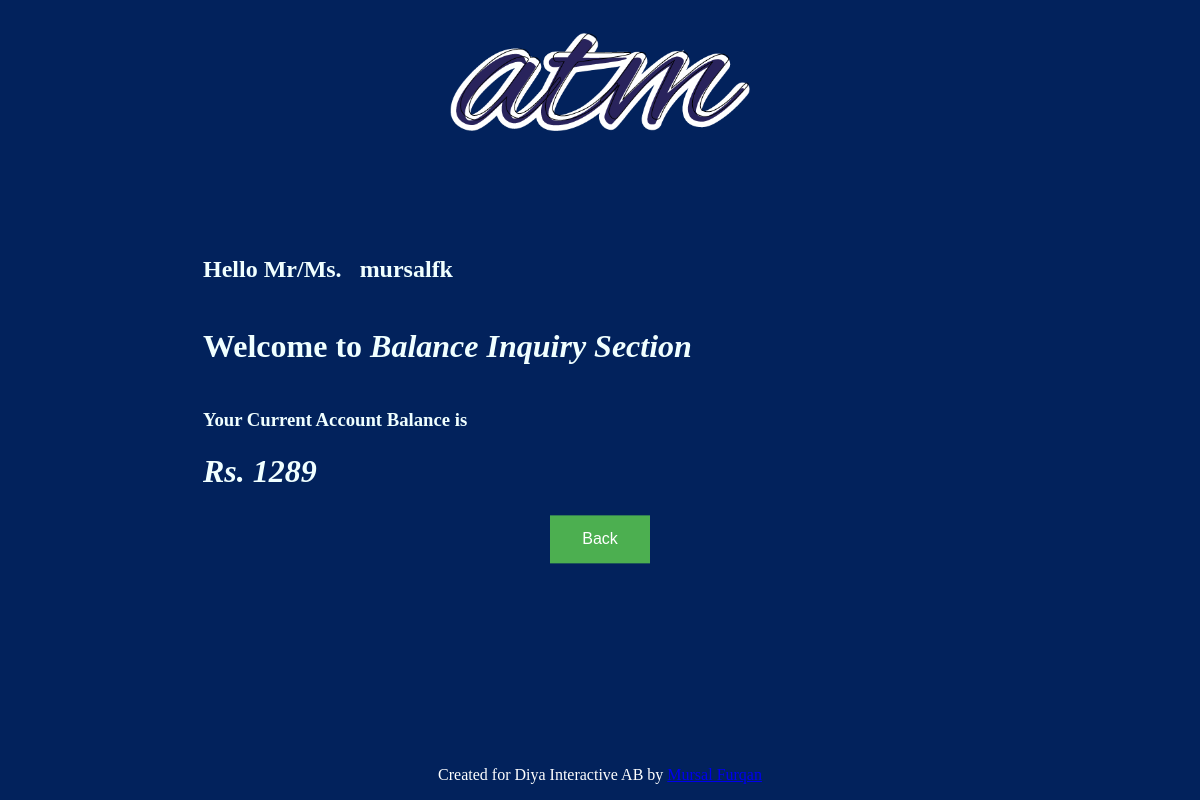
The app's page /balance_inquiry/ (signed in), older data.
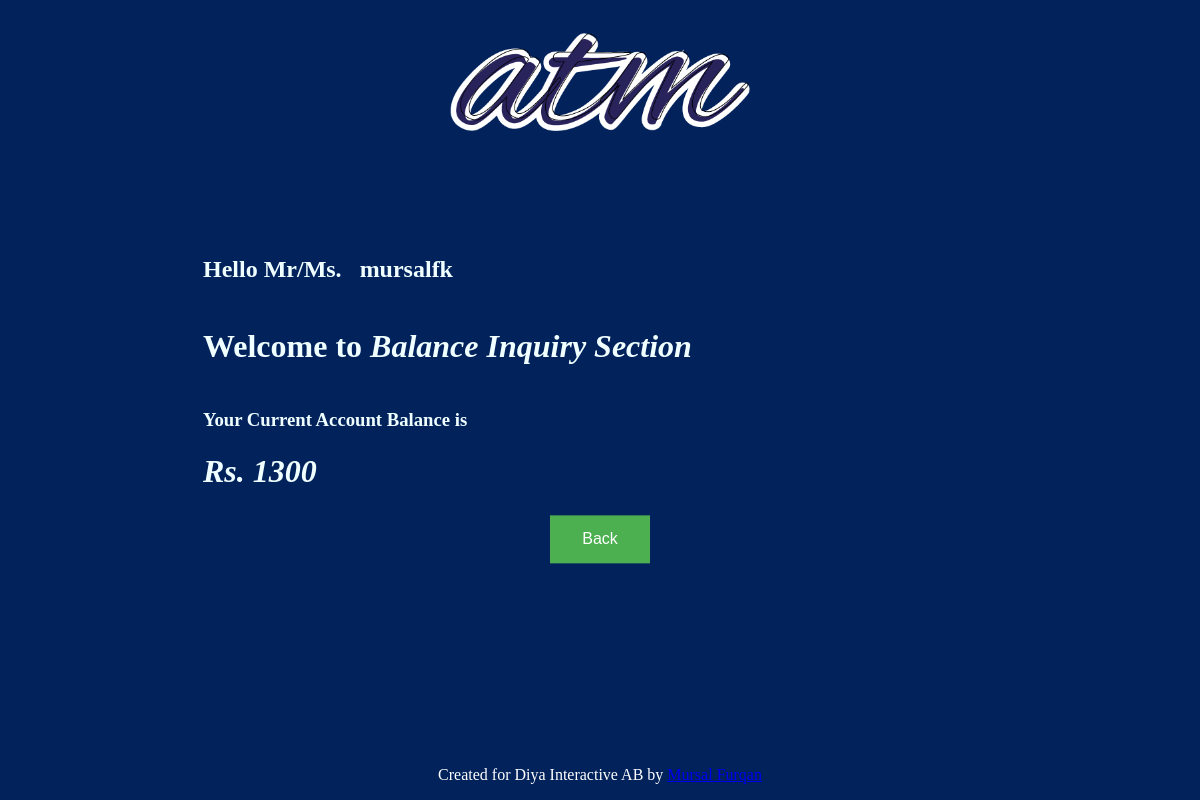
The same page, newer data.
### app/models.py (models this page shows)
class Balance_inq(models.Model):
    user_id = models.ForeignKey(User, on_delete=models.CASCADE)
    balance = models.CharField(max_length = 20, default = None)

### app/views.py (the view)
# urls.py: path('balance_inquiry/', views.balance_inquiry, name="balance_inquiry_atm"),
@login_required(login_url='/')
def balance_inquiry(request):
    user = request.user
    if Balance_inq.objects.filter(user_id = user).exists():
        current_balance = Balance_inq.objects.all().filter(user_id = user )
        for e in current_balance:
            print(e.balance)
            current_balance = e.balance
    else:
        current_balance = 'Zero'
    context = {
        'title':'Balance Inquiry',
        'current_balance' : current_balance,
    }
    return render(request, 'atm_py/balance_inquiry.html', context)

### atm_py/templates/atm_py/balance_inquiry.html
{% extends "atm_py/base.html" %}
{% block content %}
<table>
  <tr>
    <td><h2>
      Hello Mr/Ms. &nbsp; {{request.user}}
    </h2></td>
  </tr>
  <tr>
    <td>
      <h1>
        Welcome to <b><i>Balance Inquiry Section</i></b>
      </h1>
    </td>
  </tr>
  <tr>
    <td>
      <h3>Your Current Account Balance is</h3>
      <h1><i>Rs. {{ current_balance }}</i></h1>
    </td>
  </tr>
  <tr>
    <td>
      <center>
        <a href={% url 'welcome-atm' %}><button>Back</button></a>
      </center>
    </td>
  </tr>
</table>
{% endblock content %}

Row changes from the older to the newer data that the page shows:
changed Balance_inq: balance "1289" → "1300"
